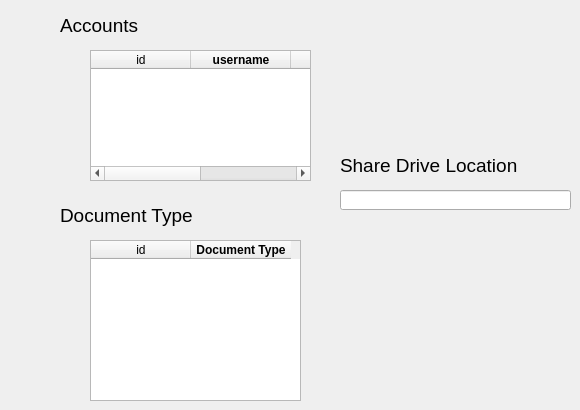
      <widget class="QWidget" name="tab_24">
       <attribute name="title">
        <string>Settings</string>
       </attribute>
       <widget class="QPushButton" name="settings_edit_account">
        <property name="geometry">
         <rect>
          <x>50</x>
          <y>90</y>
          <width>41</width>
          <height>41</height>
         </rect>
        </property>
        <property name="toolTip">
         <string>&lt;html&gt;&lt;head/&gt;&lt;body&gt;&lt;p&gt;Edit Account&lt;/p&gt;&lt;/body&gt;&lt;/html&gt;</string>
        </property>
        <property name="text">
         <string/>
        </property>
        <property name="icon">
         <iconset resource="icons.qrc">
          <normaloff>:/icons/edit.png</normaloff>:/icons/edit.png</iconset>
        </property>
        <property name="iconSize">
         <size>
          <width>25</width>
          <height>30</height>
         </size>
        </property>
        <property name="flat">
         <bool>true</bool>
        </property>
       </widget>
       <widget class="QTableWidget" name="settings_account_table">
        <property name="geometry">
         <rect>
          <x>90</x>
          <y>50</y>
          <width>221</width>
          <height>131</height>
         </rect>
        </property>
        <property name="styleSheet">
         <string notr="true">color: rgb(0, 0, 0);</string>
        </property>
        <column>
         <property name="text">
          <string>id</string>
         </property>
         <property name="font">
          <font>
           <family>Segoe UI</family>
           <pointsize>9</pointsize>
          </font>
         </property>
        </column>
        <column>
         <property name="text">
          <string>username</string>
         </property>
         <property name="font">
          <font>
           <weight>75</weight>
           <bold>true</bold>
          </font>
         </property>
        </column>
        <column>
         <property name="text">
          <string>password</string>
         </property>
         <property name="font">
          <font>
           <weight>75</weight>
           <bold>true</bold>
          </font>
         </property>
        </column>
        <column>
         <property name="text">
          <string>previlage</string>
         </property>
         <property name="font">
          <font>
           <weight>75</weight>
           <bold>true</bold>
          </font>
         </property>
        </column>
       </widget>
       <widget class="QPushButton" name="settings_add_account">
        <property name="geometry">
         <rect>
          <x>50</x>
          <y>50</y>
          <width>41</width>
          <height>41</height>
         </rect>
        </property>
        <property name="toolTip">
         <string>&lt;html&gt;&lt;head/&gt;&lt;body&gt;&lt;p&gt;Add Account&lt;/p&gt;&lt;/body&gt;&lt;/html&gt;</string>
        </property>
        <property name="text">
         <string/>
        </property>
        <property name="icon">
         <iconset resource="icons.qrc">
          <normaloff>:/icons/add-user-male.png</normaloff>:/icons/add-user-male.png</iconset>
        </property>
        <property name="iconSize">
         <size>
          <width>30</width>
          <height>30</height>
         </size>
        </property>
        <property name="flat">
         <bool>true</bool>
        </property>
       </widget>
       <widget class="QPushButton" name="settings_delete_account">
        <property name="geometry">
         <rect>
          <x>50</x>
          <y>130</y>
          <width>41</width>
          <height>41</height>
         </rect>
        </property>
        <property name="toolTip">
         <string>&lt;html&gt;&lt;head/&gt;&lt;body&gt;&lt;p&gt;Delete Account&lt;/p&gt;&lt;/body&gt;&lt;/html&gt;</string>
        </property>
        <property name="text">
         <string/>
        </property>
        <property name="icon">
         <iconset resource="icons.qrc">
          <normaloff>:/icons/denied.png</normaloff>:/icons/denied.png</iconset>
        </property>
        <property name="iconSize">
         <size>
          <width>30</width>
          <height>30</height>
         </size>
        </property>
        <property name="flat">
         <bool>true</bool>
        </property>
       </widget>
       <widget class="QPushButton" name="settings_add_doctype">
        <property name="geometry">
         <rect>
          <x>50</x>
          <y>240</y>
          <width>41</width>
          <height>41</height>
         </rect>
        </property>
        <property name="toolTip">
         <string>&lt;html&gt;&lt;head/&gt;&lt;body&gt;&lt;p&gt;Add Document Type&lt;/p&gt;&lt;/body&gt;&lt;/html&gt;</string>
        </property>
        <property name="text">
         <string/>
        </property>
        <property name="icon">
         <iconset resource="icons.qrc">
          <normaloff>:/icons/add-book.png</normaloff>:/icons/add-book.png</iconset>
        </property>
        <property name="iconSize">
         <size>
          <width>30</width>
          <height>30</height>
         </size>
        </property>
        <property name="flat">
         <bool>true</bool>
        </property>
       </widget>
       <widget class="QPushButton" name="settings_delete_doctype">
        <property name="geometry">
         <rect>
          <x>50</x>
          <y>320</y>
          <width>41</width>
          <height>41</height>
         </rect>
        </property>
        <property name="toolTip">
         <string>&lt;html&gt;&lt;head/&gt;&lt;body&gt;&lt;p&gt;Delete Document Type&lt;/p&gt;&lt;/body&gt;&lt;/html&gt;</string>
        </property>
        <property name="text">
         <string/>
        </property>
        <property name="icon">
         <iconset resource="icons.qrc">
          <normaloff>:/icons/delete-database.png</normaloff>:/icons/delete-database.png</iconset>
        </property>
        <property name="iconSize">
         <size>
          <width>30</width>
          <height>30</height>
         </size>
        </property>
        <property name="flat">
         <bool>true</bool>
        </property>
       </widget>
       <widget class="QTableWidget" name="settings_doctype_table">
        <property name="geometry">
         <rect>
          <x>90</x>
          <y>240</y>
          <width>211</width>
          <height>161</height>
         </rect>
        </property>
        <property name="styleSheet">
         <string notr="true">color: rgb(0, 0, 0);</string>
        </property>
        <column>
         <property name="text">
          <string>id</string>
         </property>
        </column>
        <column>
         <property name="text">
          <string>Document Type</string>
         </property>
         <property name="font">
          <font>
           <weight>75</weight>
           <bold>true</bold>
          </font>
         </property>
        </column>
       </widget>
       <widget class="QPushButton" name="settings_edit_doctype">
        <property name="geometry">
         <rect>
          <x>50</x>
          <y>280</y>
          <width>41</width>
          <height>41</height>
         </rect>
        </property>
        <property name="toolTip">
         <string>&lt;html&gt;&lt;head/&gt;&lt;body&gt;&lt;p&gt;Edit Document Type&lt;/p&gt;&lt;/body&gt;&lt;/html&gt;</string>
        </property>
        <property name="text">
         <string/>
        </property>
        <property name="icon">
         <iconset resource="icons.qrc">
          <normaloff>:/icons/edit.png</normaloff>:/icons/edit.png</iconset>
        </property>
        <property name="iconSize">
         <size>
          <width>25</width>
          <height>30</height>
         </size>
        </property>
        <property name="flat">
         <bool>true</bool>
        </property>
       </widget>
       <widget class="QLabel" name="label_18">
        <property name="geometry">
         <rect>
          <x>60</x>
          <y>10</y>
          <width>251</width>
          <height>31</height>
         </rect>
        </property>
        <property name="font">
         <font>
          <family>Segoe UI</family>
          <pointsize>14</pointsize>
         </font>
        </property>
        <property name="text">
         <string>Accounts</string>
        </property>
       </widget>
       <widget class="QLabel" name="label_19">
        <property name="geometry">
         <rect>
          <x>60</x>
          <y>200</y>
          <width>251</width>
          <height>31</height>
         </rect>
        </property>
        <property name="font">
         <font>
          <family>Segoe UI</family>
          <pointsize>14</pointsize>
         </font>
        </property>
        <property name="text">
         <string>Document Type</string>
        </property>
       </widget>
       <widget class="QLineEdit" name="settings_sharedrive_loc">
        <property name="geometry">
         <rect>
          <x>340</x>
          <y>190</y>
          <width>231</width>
          <height>20</height>
         </rect>
        </property>
        <property name="font">
         <font>
          <family>Segoe UI</family>
          <pointsize>9</pointsize>
         </font>
        </property>
        <property name="styleSheet">
         <string notr="true">color: rgb(0, 0, 0);</string>
        </property>
        <property name="readOnly">
         <bool>true</bool>
        </property>
       </widget>
       <widget class="QLabel" name="label_25">
        <property name="geometry">
         <rect>
          <x>340</x>
          <y>150</y>
          <width>231</width>
          <height>31</height>
         </rect>
        </property>
        <property name="font">
         <font>
          <family>Segoe UI</family>
          <pointsize>14</pointsize>
         </font>
        </property>
        <property name="text">
         <string>Share Drive Location</string>
        </property>
       </widget>
       <widget class="QPushButton" name="settings_edit_share_drive">
        <property name="geometry">
         <rect>
          <x>340</x>
          <y>210</y>
          <width>31</width>
          <height>31</height>
         </rect>
        </property>
        <property name="toolTip">
         <string>&lt;html&gt;&lt;head/&gt;&lt;body&gt;&lt;p&gt;Edit Share Drive&lt;/p&gt;&lt;/body&gt;&lt;/html&gt;</string>
        </property>
        <property name="text">
         <string/>
        </property>
        <property name="icon">
         <iconset resource="icons.qrc">
          <normaloff>:/icons/network-drive.png</normaloff>:/icons/network-drive.png</iconset>
        </property>
        <property name="iconSize">
         <size>
          <width>25</width>
          <height>30</height>
         </size>
        </property>
        <property name="flat">
         <bool>true</bool>
        </property>
       </widget>
      </widget>
